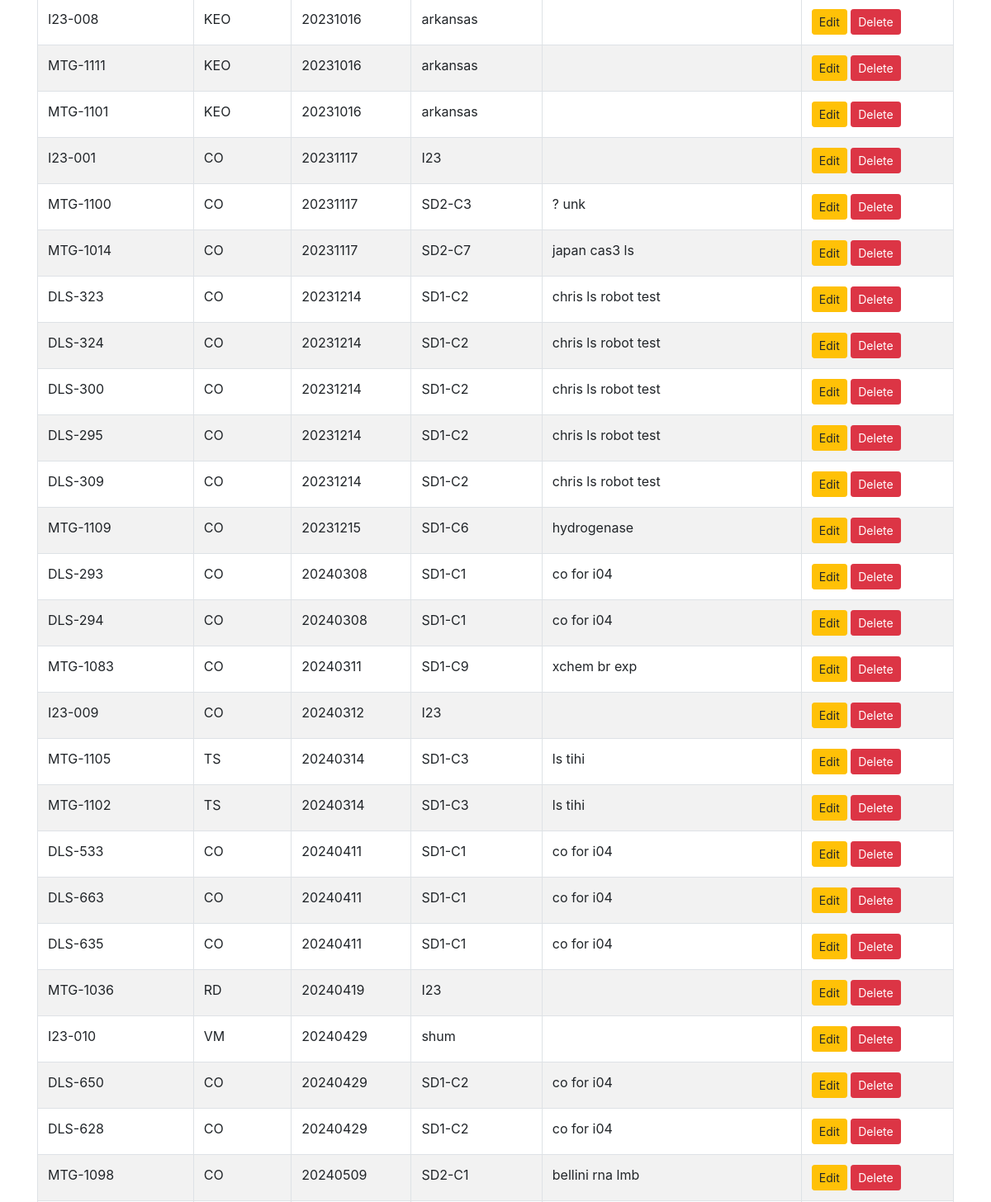
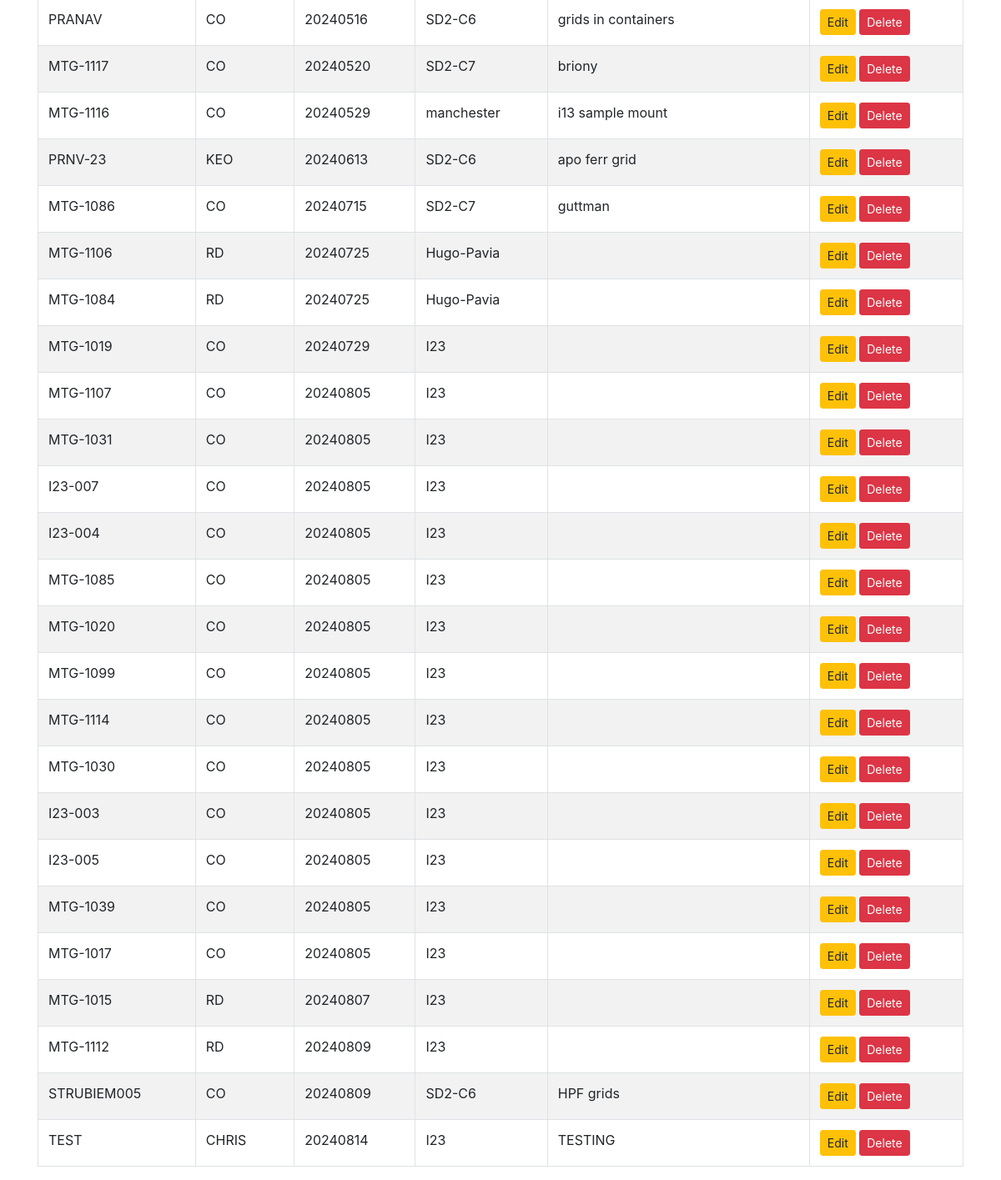
Before: / (lower part) with the older database file (2 pictures, top to bottom).
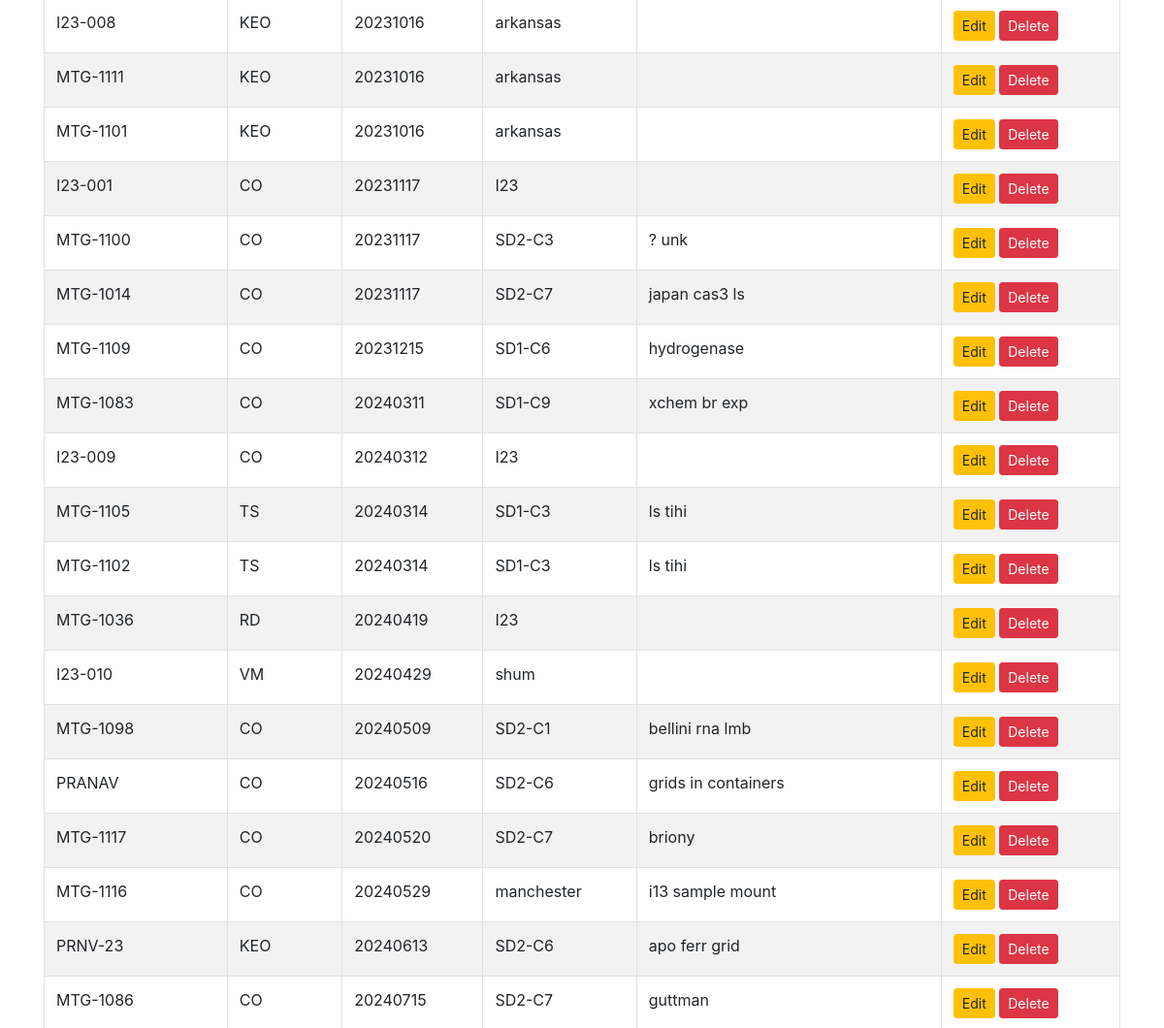
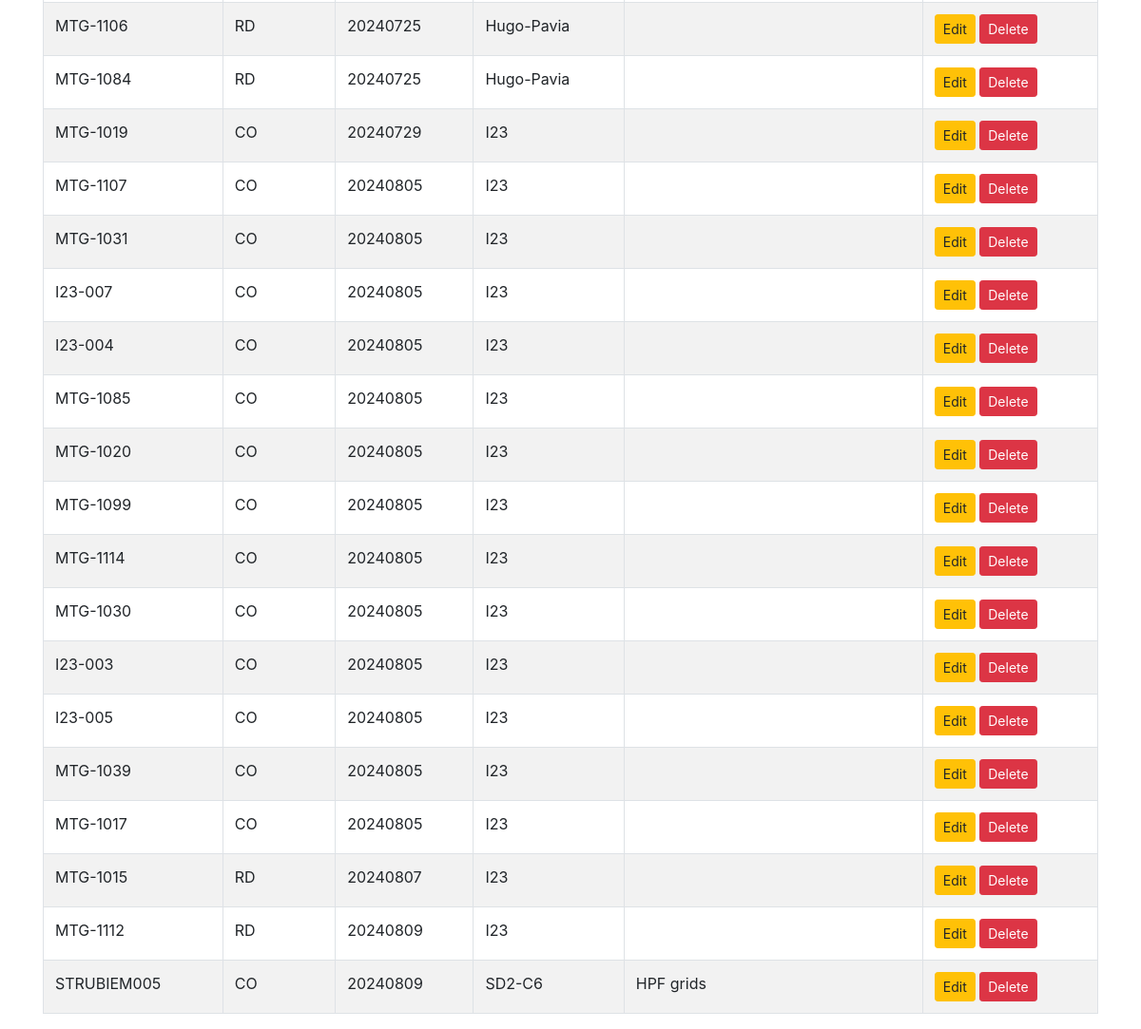
After: the same page with the newer database file (2 pictures, top to bottom).
### tables this page shows
CREATE TABLE pucks(puckid type UNIQUE, person, date, location, remark);

### PuckDBViewer.py (the view)
@app.route('/')
@auth.login_required
def index():
    conn = get_db_connection()
    cursor = conn.cursor()
    cursor.execute('SELECT * FROM pucks')
    data = cursor.fetchall()
    conn.close()
    return render_template('index.html', data=data)

### PuckDBViewer.py (called while the page is built)
def get_db_connection():
    conn = sqlite3.connect(DATABASE)
    conn.row_factory = sqlite3.Row
    return conn

### templates/index.html (shortened to what this page needs)
<!DOCTYPE html>
<html lang="en">
<head>
    <link rel="stylesheet" href="{{ url_for('static', filename='bootstrap.min.css') }}">
    <link rel="stylesheet" href="{{ url_for('static', filename='jquery.dataTables.min.css') }}">
</head>
<body>
    <div class="container">
        <table id="recordsTable" class="table table-striped table-bordered">
            <tbody>
                {% for row in data %}
                <tr>
                    <td>{{ row[0] }}</td>
                    <td>{{ row[1] }}</td>
                    <td>{{ row[2] }}</td>
                    <td>{{ row[3] }}</td>
                    <td>{{ row[4] }}</td>
                    <td>
                        <button class="btn btn-warning btn-sm edit-btn" data-id="{{ row[0] }}">Edit</button>
                        <form action="{{ url_for('delete_record', puckid=row[0]) }}" method="POST" style="display:inline;">
                            <button class="btn btn-danger btn-sm delete-btn" data-id="{{ row.puckid }}">Delete</button>
                        </form>
                    </td>
                </tr>
                {% endfor %}
            </tbody>
        </table>
    </div>

Changed rows visible on the page:
removed pucks: puckid "DLS-323", person "CO", date "20231214", location "SD1-C2", remark "chris ls robot test"
removed pucks: puckid "DLS-324", person "CO", date "20231214", location "SD1-C2", remark "chris ls robot test"
removed pucks: puckid "DLS-300", person "CO", date "20231214", location "SD1-C2", remark "chris ls robot test"
removed pucks: puckid "DLS-295", person "CO", date "20231214", location "SD1-C2", remark "chris ls robot test"
removed pucks: puckid "DLS-309", person "CO", date "20231214", location "SD1-C2", remark "chris ls robot test"
removed pucks: puckid "DLS-293", person "CO", date "20240308", location "SD1-C1", remark "co for i04"
removed pucks: puckid "DLS-294", person "CO", date "20240308", location "SD1-C1", remark "co for i04"
removed pucks: puckid "DLS-533", person "CO", date "20240411", location "SD1-C1", remark "co for i04"
removed pucks: puckid "DLS-663", person "CO", date "20240411", location "SD1-C1", remark "co for i04"
removed pucks: puckid "DLS-635", person "CO", date "20240411", location "SD1-C1", remark "co for i04"
removed pucks: puckid "DLS-650", person "CO", date "20240429", location "SD1-C2", remark "co for i04"
removed pucks: puckid "DLS-628", person "CO", date "20240429", location "SD1-C2", remark "co for i04"
removed pucks: puckid "TEST", person "CHRIS", date "20240814", location "I23", remark "TESTING"
